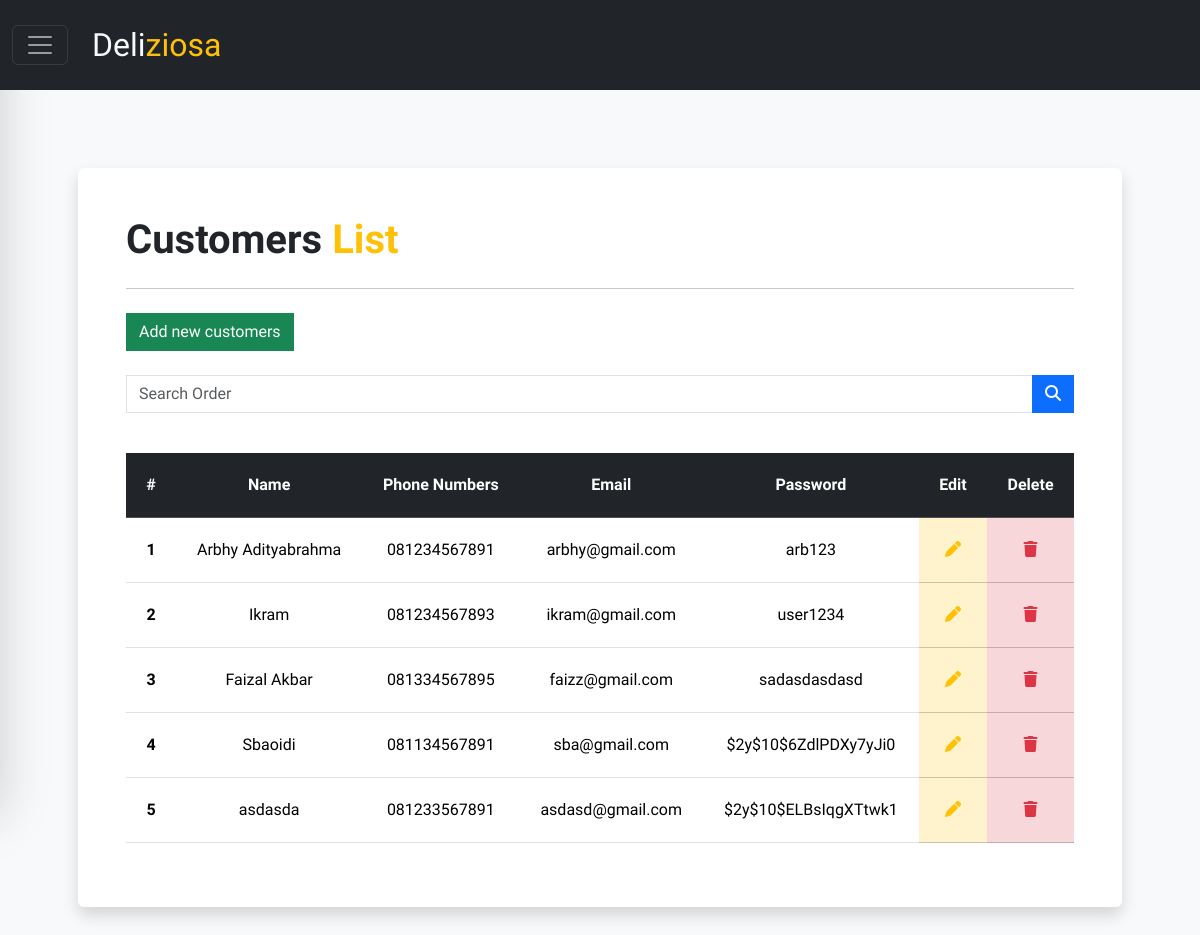
The app's page /public/customers/index (signed in), older data.
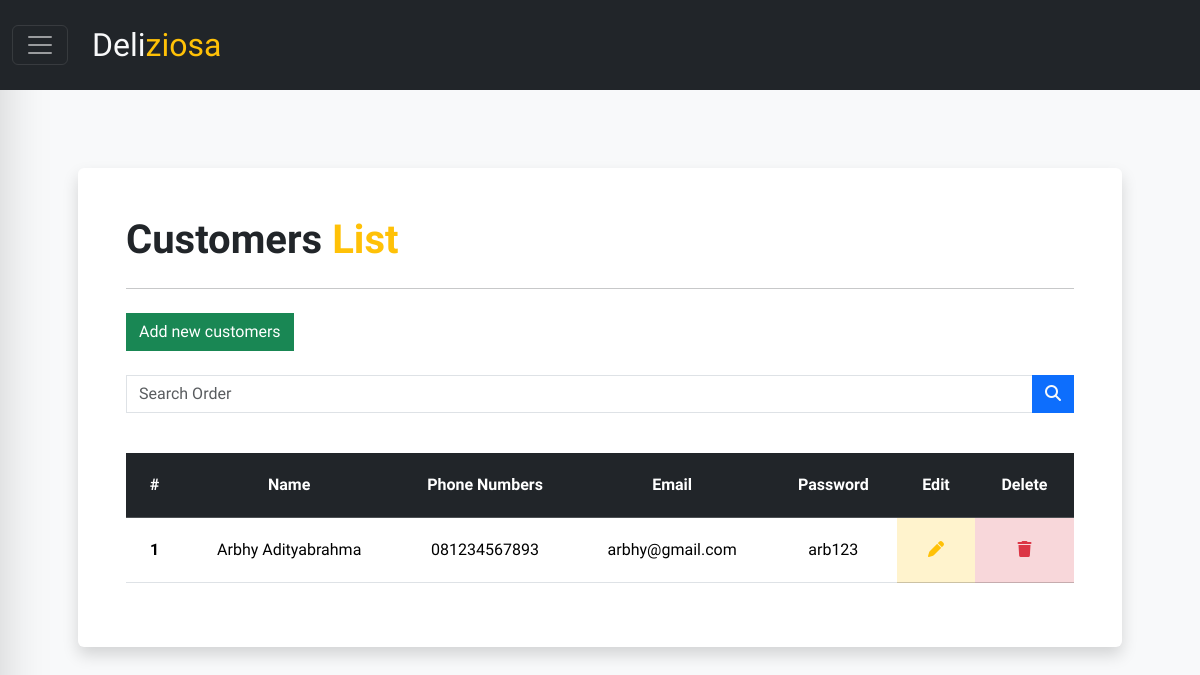
The same page, newer data.
### tables this page shows
CREATE TABLE `customers` (
  `id_customers` varchar(4) NOT NULL,
  `numbers_phone` varchar(12) NOT NULL,
  `email` varchar(89) NOT NULL,
  `name` varchar(45) NOT NULL,
  `password` varchar(20) NOT NULL DEFAULT 'user123'
);

### app/core/Controller.php (called while the page is built, shortened)
<?php
class Controller {
    public function view($view, $data = []) {
        require_once "../app/views/".$view.".php";
    }
    public function model($model) {
        return new $model;
    }
}

### app/core/App.php (called while the page is built, shortened)
<?php
class App {
    protected $method = 'index';
    protected $params = [];
    public function __construct() {
        $url = $this->parseURL();
        if(!empty($url) && file_exists('../app/controllers/'.$url[0].'.php')) {
            unset($url[0]);
        }
        $this->controller = new $this->controller;
        if(isset($url[1])) {
            if(method_exists($this->controller, $url[1])) {
                $this->method = $url[1];
            }
        }
        call_user_func_array([$this->controller, $this->method], $this->params);
    }
    public function parseURL() {
        if(isset($_GET['url'])) {
            $url = rtrim($_GET['url'], '/');
            $url = filter_var($url, FILTER_SANITIZE_URL);
            $url = explode('/', $url);
            return $url;
        }
    }
}

### public/index.php (called while the page is built, shortened)
<?php
$app = new App;

### app/core/Database.php (called while the page is built, shortened)
<?php
class Database {
    private $host = DB_HOST;
    private $user = DB_USER;
    private $pass = DB_PASS;
    private $db_name = DB_NAME;
    public function __construct() {
        $dsn = 'mysql:host='.$this->host.';dbname='.$this->db_name;
        $option = [
            PDO::ATTR_PERSISTENT => true,
            PDO::ATTR_ERRMODE => PDO::ERRMODE_EXCEPTION
        ];
        try {
            $this->dbh = new PDO($dsn, $this->user, $this->pass, $option);
        } catch (PDOExepction $e) {
             die($e->getMessage());
        }
    }
    public function query($query) {
        $this->stmt = $this->dbh->prepare($query);
    }
    public function execute() {
        $this->stmt->execute();
    }
    public function resultSet() {
        $this->execute();
        return $this->stmt->fetchAll(PDO::FETCH_ASSOC);
    }
}

### app/models/Customers_model.php (called while the page is built, shortened)
<?php
class Customers_model {
    private $db;
    public function __construct() {
        $this->db = new Database;
    }
    public function getAllCustomers($id = '') {
        if (!empty($id)) {
            $query = 'SELECT * FROM customers ORDER BY CASE WHEN id_customers = :id_customers THEN 0 ELSE 1 END, id_customers';
            $this->db->query($query);
            $this->db->bind(':id_customers', $id);
        } else {
            $this->db->query('SELECT * FROM customers');
        }
        return $this->db->resultSet();
    }
}

### app/views/customers/index.php (the view, shortened to what this page needs)
<main class="container p-5">
      <section
        class="bg-white shadow order-data rounded p-5 w-100 overflow-x-scroll"
      >
        <div class="d-flex justify-content-between">
          <h1 class="fs-1 fw-semibold">Customers <span class="text-warning">List</span></h1>
        </div>
        <hr />
        <a href="<?= BASEURL; ?>customers/form" class="btn btn-green mt-2 rounded-0 border border-success">
          Add new customers
        </a>
        <form action="<?= BASEURL; ?>customers/search" method="post" class="mt-4">
          <div class="input-group mb-3 z-0">
            <input
              type="text"
              class="form-control rounded-0 z-0"
              placeholder="Search Order"
              aria-label="Search Order"
              aria-describedby="button-search"
              name="keyword"
            />
            <button
              class="btn btn-primary rounded-0"
              type="submit"
              id="button-search"
            >
              <i class="fa-solid fa-magnifying-glass text-light"></i>
            </button>
          </div>
        </form>
        <table class="table table-hover mt-4">
          <thead class="table-dark">
            <tr>
              <th scope="col">#</th>
              <th scope="col">Name</th>
              <th scope="col">Phone Numbers</th>
              <th scope="col">Email</th>
              <th scope="col">Password</th>
              <th scope="col">Edit</th>
              <th scope="col">Delete</th>
            </tr>
          </thead>
          <tbody>
            <?php
            $i = 1;
            foreach($data['customers'] as $customers) :?>
            <tr>
              <th scope="row"><?=$i++;?></th>
              <td><?=$customers['name'];?></td>
              <td><?=$customers['numbers_phone'];?></td>
              <td><?=$customers['email'];?></td>
              <td><?=$customers['password'];?></td>
              <td class="table-warning">
                <a href="<?= BASEURL; ?>customers/form/<?=$customers['id_customers'];?>" class="text-decoration-none"
                  ><i class="text-warning fa-solid fa-pen"></i
                ></a>
              </td>
              <td class="table-danger">
                <a href="<?= BASEURL; ?>customers/delete/<?=$customers['id_customers'];?>" class="text-decoration-none"
                  ><i class="text-danger fa-solid fa-trash"></i
                ></a>
              </td>
            </tr>
            <?php endforeach; ?>
          </tbody>
        </table>
      </section>
</main>

Row changes from the older to the newer data that the page shows:
removed customers: name "Ikram", numbers_phone "081234567893", email "ikram@gmail.com", password "user1234"
removed customers: name "Faizal Akbar", numbers_phone "081334567895", email "faizz@gmail.com", password "sadasdasdasd"
removed customers: name "Sbaoidi", numbers_phone "081134567891", email "sba@gmail.com", password "$2y$10$6ZdlPDXy7yJi0"
removed customers: name "asdasda", numbers_phone "081233567891", email "asdasd@gmail.com", password "$2y$10$ELBsIqgXTtwk1"
changed customers "Arbhy Adityabrahma": numbers_phone "081234567891" → "081234567893"
